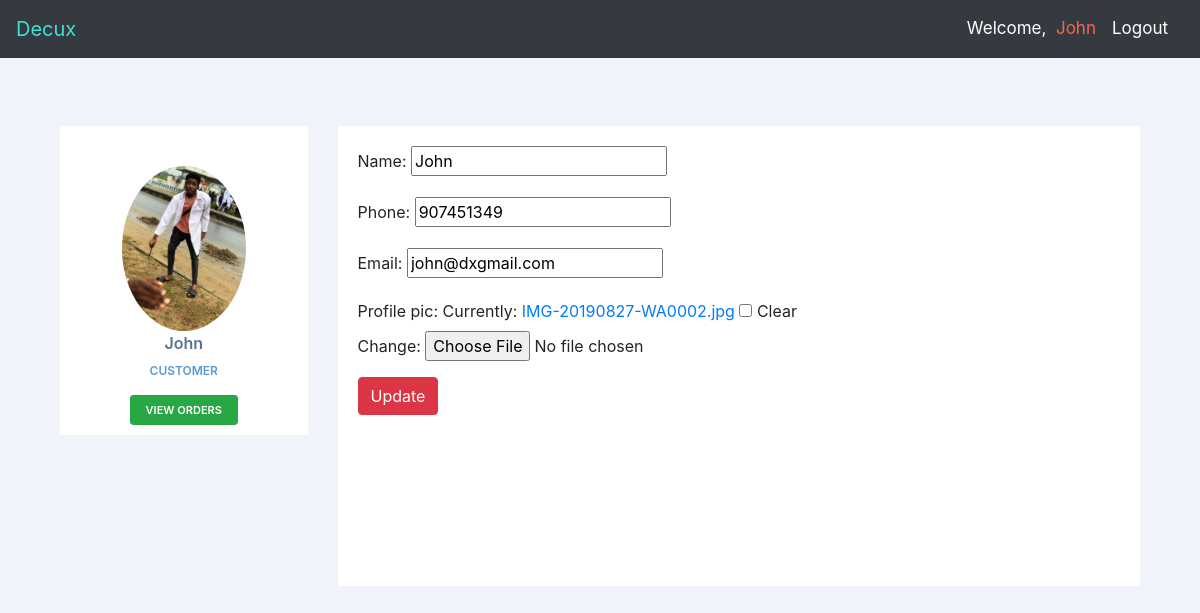
Page /account/edit (signed in) on the committed database.
### accounts/models.py (models this page shows, shortened)
class Customer(models.Model):
    user = models.OneToOneField(User, on_delete=models.CASCADE, null=True)
    name = models.CharField(max_length=200, blank=False)
    Phone = models.CharField(max_length=200)
    email = models.CharField(max_length=200)
    registered = models.DateTimeField(auto_now_add=True)
    slug = models.SlugField(allow_unicode=True,unique=True)
    profile_pic = models.ImageField(default="signup.png",null=True, blank=True)

### accounts/decorators.py (the view)
        def wrapper_func(request, *args, **kwargs):
            group = None
            if request.user.groups.exists():
                group = request.user.groups.all()[0].name
            if group in allowed_roles or request.user.is_authenticated:
                return view_func(request, *args, **kwargs)
            else:
                 return HttpResponse('Classified')

### accounts/forms.py
class CustomerForm(ModelForm):
    class Meta:
        model = Customer
        fields = '__all__'
        exclude = ['user','slug']

### accounts/views.py (called while the page is built)
@login_required(login_url='login')
@allowed_users(allowed_roles=['Customer'])
def account_setting(request):
    user = request.user.customer
    form = forms.CustomerForm(instance=user)
    if request.method == 'POST':
        form = forms.CustomerForm(request.POST,request.FILES, instance=user)
        if form.is_valid():
            form.save()
            return redirect('accounts:edit')
    context={
        'form':form
    }
    return render(request, 'accounts/edit.html', context)

### accounts/templates/accounts/Edit.html (shortened to what this page needs)
    {% extends "cms/base.html" %}
    {%load static %}
    {% block content %}
   <head>
       <link rel="stylesheet" href="{%static '/css/master.css' %}">
   </head>
   <br>
   <br>
    <div class="row profile">
		<div class="col-md-3">
			<div class="profile-sidebar">
				<div class="profile-usertitle">
					<div class="profile-userpic">
                        <img src="{{request.user.customer.profile_pic.url}}" class="img-responsive" alt="">
                    </div>
					<div class="profile-usertitle-name">
						{{request.user}}
					</div>
					<div class="profile-usertitle-job">
						Customer
					</div>
				</div>
				<div class="profile-userbuttons">
					<button type="button" class="btn btn-success btn-sm">View Orders</button>
                </div>
            </div>
            </div>
            <div class="col-md-9">
                <div class="profile-content">
                   <form action="" method="post" enctype="multipart/form-data">
                        {{form.as_p}}
                        <input type="submit" class="btn-danger btn" value="Update">
                    </form>
                </div>
            </div>
            </div>
            {% endblock %}

### templates/cms/navbar.html (shortened to what this page needs)
<nav class="navbar navbar-expand-lg navbar-dark bg-dark">
    <a class="navbar-brand" href="{% url 'home' %}" style="color: turquoise;">Decux</a>
    {%if user.is_authenticated %}
    <span class="user">Welcome, &nbsp;<a style="text-decoration: none; color: tomato;"href="{% url 'accounts:edit' %}">{{ request.user}}</a></span>
    <a class="user nav-item nav-link" href="{%url 'logout' %}">Logout</a>
    {%endif%}
  </nav>

### static/css/master.css (style rules this page uses)
body { background: #F1F3FA; }
.profile { margin: 20px 0; }
.profile-sidebar { padding: 20px 0 10px 0; background: #fff; }
.profile-userpic img { text-align: center; float: none; margin: 0 auto; width: 50%; height: 50%; -webkit-border-radius: 50% !important; -moz-border-radius: 50% !important; border-radius: 50% !important; }
.profile-usertitle { text-align: center; margin-top: 20px; }
.profile-usertitle-name { color: #5a7391; font-size: 16px; font-weight: 600; margin-bottom: 7px; }
.profile-usertitle-job { text-transform: uppercase; color: #5b9bd1; font-size: 12px; font-weight: 600; margin-bottom: 15px; }
.profile-userbuttons { text-align: center; margin-top: 10px; }
.profile-userbuttons .btn { text-transform: uppercase; font-size: 11px; font-weight: 600; padding: 6px 15px; margin-right: 5px; }
.profile-userbuttons .btn:last-child { margin-right: 0px; }
.profile-content { padding: 20px; background: #fff; min-height: 460px; }

### templates/cms/navbar.html (style rules this page uses)
.user { color: #ffffff; font-size: 17px; }

### rows in the picture
Customer: name "John", Phone "907451349", email "john@dxgmail.com"

### other values in the picture
{{ request.user }} "John"
